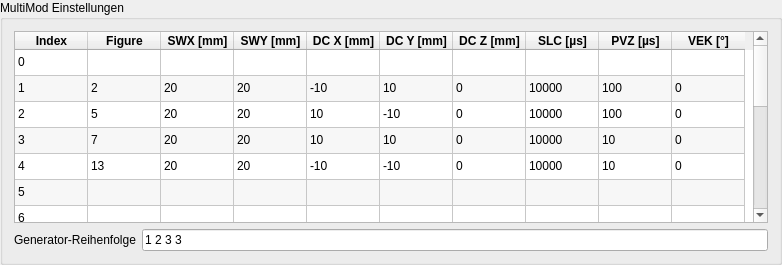
     <widget class="QGroupBox" name="multimode_para">
      <property name="minimumSize">
       <size>
        <width>0</width>
        <height>100</height>
       </size>
      </property>
      <property name="font">
       <font>
        <weight>50</weight>
        <bold>false</bold>
       </font>
      </property>
      <property name="toolTip">
       <string>In diesem Dialog werden die Parameter der Funktionsgeneratoren der MultiMode gesetzt.</string>
      </property>
      <property name="title">
       <string>MultiMod Einstellungen</string>
      </property>
      <property name="flat">
       <bool>false</bool>
      </property>
      <property name="checkable">
       <bool>false</bool>
      </property>
      <layout class="QHBoxLayout" name="horizontalLayout_12">
       <item>
        <layout class="QVBoxLayout" name="verticalLayout">
         <item>
          <widget class="QTableWidget" name="tab_gen">
           <property name="sizePolicy">
            <sizepolicy hsizetype="Expanding" vsizetype="Expanding">
             <horstretch>0</horstretch>
             <verstretch>0</verstretch>
            </sizepolicy>
           </property>
           <property name="minimumSize">
            <size>
             <width>754</width>
             <height>150</height>
            </size>
           </property>
           <property name="maximumSize">
            <size>
             <width>990</width>
             <height>16777215</height>
            </size>
           </property>
           <property name="verticalScrollBarPolicy">
            <enum>Qt::ScrollBarAsNeeded</enum>
           </property>
           <property name="horizontalScrollBarPolicy">
            <enum>Qt::ScrollBarAsNeeded</enum>
           </property>
           <property name="sizeAdjustPolicy">
            <enum>QAbstractScrollArea::AdjustIgnored</enum>
           </property>
           <property name="autoScroll">
            <bool>false</bool>
           </property>
           <property name="alternatingRowColors">
            <bool>true</bool>
           </property>
           <property name="sortingEnabled">
            <bool>true</bool>
           </property>
           <property name="cornerButtonEnabled">
            <bool>false</bool>
           </property>
           <attribute name="horizontalHeaderCascadingSectionResizes">
            <bool>false</bool>
           </attribute>
           <attribute name="horizontalHeaderDefaultSectionSize">
            <number>73</number>
           </attribute>
           <attribute name="horizontalHeaderHighlightSections">
            <bool>true</bool>
           </attribute>
           <attribute name="horizontalHeaderShowSortIndicator" stdset="0">
            <bool>true</bool>
           </attribute>
           <attribute name="horizontalHeaderStretchLastSection">
            <bool>false</bool>
           </attribute>
           <attribute name="verticalHeaderVisible">
            <bool>false</bool>
           </attribute>
           <attribute name="verticalHeaderDefaultSectionSize">
            <number>26</number>
           </attribute>
           <row>
            <property name="text">
             <string>Neue Zeile</string>
            </property>
            <property name="toolTip">
             <string>XY Hauptgenerator (nur für 16 Generator-Betrieb)</string>
            </property>
            <property name="background">
             <color alpha="30">
              <red>181</red>
              <green>18</green>
              <blue>62</blue>
             </color>
            </property>
           </row>
           <row>
            <property name="text">
             <string>Neue Zeile</string>
            </property>
           </row>
           <row>
            <property name="text">
             <string>Neue Zeile</string>
            </property>
           </row>
           <row>
            <property name="text">
             <string>Neue Zeile</string>
            </property>
           </row>
           <row>
            <property name="text">
             <string>Neue Zeile</string>
            </property>
           </row>
           <row>
            <property name="text">
             <string>Neue Zeile</string>
            </property>
           </row>
           <row>
            <property name="text">
             <string>Neue Zeile</string>
            </property>
           </row>
           <row>
            <property name="text">
             <string>Neue Zeile</string>
            </property>
           </row>
           <row>
            <property name="text">
             <string>Neue Zeile</string>
            </property>
           </row>
           <row>
            <property name="text">
             <string>Neue Zeile</string>
            </property>
           </row>
           <row>
            <property name="text">
             <string>Neue Zeile</string>
            </property>
           </row>
           <row>
            <property name="text">
             <string>Neue Zeile</string>
            </property>
           </row>
           <row>
            <property name="text">
             <string>Neue Zeile</string>
            </property>
           </row>
           <row>
            <property name="text">
             <string>Neue Zeile</string>
            </property>
           </row>
           <row>
            <property name="text">
             <string>Neue Zeile</string>
            </property>
           </row>
           <row>
            <property name="text">
             <string>Neue Zeile</string>
            </property>
           </row>
           <column>
            <property name="text">
             <string>Index</string>
            </property>
            <property name="toolTip">
             <string>Nummer der Generatoren</string>
            </property>
            <property name="font">
             <font>
              <weight>75</weight>
              <bold>true</bold>
             </font>
            </property>
            <property name="textAlignment">
             <set>AlignCenter</set>
            </property>
           </column>
           <column>
            <property name="text">
             <string>Figure</string>
            </property>
            <property name="toolTip">
             <string>Ablenkfigur (aus XY Speicherbereich)</string>
            </property>
            <property name="font">
             <font>
              <weight>75</weight>
              <bold>true</bold>
             </font>
            </property>
            <property name="textAlignment">
             <set>AlignCenter</set>
            </property>
           </column>
           <column>
            <property name="text">
             <string>SWX [mm]</string>
            </property>
            <property name="toolTip">
             <string>Figurbreite X</string>
            </property>
            <property name="font">
             <font>
              <weight>75</weight>
              <bold>true</bold>
             </font>
            </property>
           </column>
           <column>
            <property name="text">
             <string>SWY [mm]</string>
            </property>
            <property name="toolTip">
             <string>Figurhöhe Y</string>
            </property>
            <property name="font">
             <font>
              <weight>75</weight>
              <bold>true</bold>
             </font>
            </property>
           </column>
           <column>
            <property name="text">
             <string>DC X [mm]</string>
            </property>
            <property name="toolTip">
             <string>X-Offset</string>
            </property>
            <property name="font">
             <font>
              <weight>75</weight>
              <bold>true</bold>
             </font>
            </property>
           </column>
           <column>
            <property name="text">
             <string>DC Y [mm]</string>
            </property>
            <property name="toolTip">
             <string>Y-Offset</string>
            </property>
            <property name="font">
             <font>
              <weight>75</weight>
              <bold>true</bold>
             </font>
            </property>
           </column>
           <column>
            <property name="text">
             <string>DC Z [mm]</string>
            </property>
            <property name="toolTip">
             <string>Z-Offset (Linse)</string>
            </property>
            <property name="font">
             <font>
              <weight>75</weight>
              <bold>true</bold>
             </font>
            </property>
           </column>
           <column>
            <property name="text">
             <string>SLC [µs]</string>
            </property>
            <property name="toolTip">
             <string>Zeitscheibe (sollte ganzz. Vielfaches der PVZ sein.</string>
            </property>
            <property name="font">
             <font>
              <weight>75</weight>
              <bold>true</bold>
             </font>
            </property>
           </column>
           <column>
            <property name="text">
             <string>PVZ [µs]</string>
            </property>
            <property name="toolTip">
             <string>Punktverzögerung der Figur (Vielfaches von 10 ns)</string>
            </property>
            <property name="font">
             <font>
              <weight>75</weight>
              <bold>true</bold>
             </font>
            </property>
           </column>
           <column>
            <property name="text">
             <string>VEK [°]</string>
            </property>
            <property name="toolTip">
             <string>Figurverktor</string>
            </property>
            <property name="font">
             <font>
              <weight>75</weight>
              <bold>true</bold>
             </font>
            </property>
           </column>
           <item row="0" column="0">
            <property name="text">
             <string>0</string>
            </property>
           </item>
           <item row="0" column="1">
            <property name="text">
             <string/>
            </property>
           </item>
           <item row="0" column="2">
            <property name="text">
             <string/>
            </property>
           </item>
           <item row="0" column="3">
            <property name="text">
             <string/>
            </property>
           </item>
           <item row="0" column="4">
            <property name="text">
             <string/>
            </property>
           </item>
           <item row="1" column="0">
            <property name="text">
             <string>1</string>
            </property>
           </item>
           <item row="1" column="1">
            <property name="text">
             <string>2</string>
            </property>
           </item>
           <item row="1" column="2">
            <property name="text">
             <string>20</string>
            </property>
           </item>
           <item row="1" column="3">
            <property name="text">
             <string>20</string>
            </property>
           </item>
           <item row="1" column="4">
            <property name="text">
             <string>-10</string>
            </property>
           </item>
           <item row="1" column="5">
            <property name="text">
             <string>10</string>
            </property>
           </item>
           <item row="1" column="6">
            <property name="text">
             <string>0</string>
            </property>
           </item>
           <item row="1" column="7">
            <property name="text">
             <string>10000</string>
            </property>
           </item>
           <item row="1" column="8">
            <property name="text">
             <string>100</string>
            </property>
           </item>
           <item row="1" column="9">
            <property name="text">
             <string>0</string>
            </property>
           </item>
           <item row="2" column="0">
            <property name="text">
             <string>2</string>
            </property>
           </item>
           <item row="2" column="1">
            <property name="text">
             <string>5</string>
            </property>
           </item>
           <item row="2" column="2">
            <property name="text">
             <string>20</string>
            </property>
           </item>
           <item row="2" column="3">
            <property name="text">
             <string>20</string>
            </property>
           </item>
           <item row="2" column="4">
            <property name="text">
             <string>10</string>
            </property>
           </item>
           <item row="2" column="5">
            <property name="text">
             <string>-10</string>
            </property>
           </item>
           <item row="2" column="6">
            <property name="text">
             <string>0</string>
            </property>
           </item>
           <item row="2" column="7">
            <property name="text">
             <string>10000</string>
            </property>
           </item>
           <item row="2" column="8">
            <property name="text">
             <string>100</string>
            </property>
           </item>
           <item row="2" column="9">
            <property name="text">
             <string>0</string>
            </property>
           </item>
           <item row="3" column="0">
            <property name="text">
             <string>3</string>
            </property>
           </item>
           <item row="3" column="1">
            <property name="text">
             <string>7</string>
            </property>
           </item>
           <item row="3" column="2">
            <property name="text">
             <string>20</string>
            </property>
           </item>
           <item row="3" column="3">
            <property name="text">
             <string>20</string>
            </property>
           </item>
           <item row="3" column="4">
            <property name="text">
             <string>10</string>
            </property>
           </item>
           <item row="3" column="5">
            <property name="text">
             <string>10</string>
            </property>
           </item>
           <item row="3" column="6">
            <property name="text">
             <string>0</string>
            </property>
           </item>
           <item row="3" column="7">
            <property name="text">
             <string>10000</string>
            </property>
           </item>
           <item row="3" column="8">
            <property name="text">
             <string>10</string>
            </property>
           </item>
           <item row="3" column="9">
            <property name="text">
             <string>0</string>
            </property>
           </item>
           <item row="4" column="0">
            <property name="text">
             <string>4</string>
            </property>
           </item>
           <item row="4" column="1">
            <property name="text">
             <string>13</string>
            </property>
           </item>
           <item row="4" column="2">
            <property name="text">
             <string>20</string>
            </property>
           </item>
           <item row="4" column="3">
            <property name="text">
             <string>20</string>
            </property>
           </item>
           <item row="4" column="4">
            <property name="text">
             <string>-10</string>
            </property>
           </item>
           <item row="4" column="5">
            <property name="text">
             <string>-10</string>
            </property>
           </item>
           <item row="4" column="6">
            <property name="text">
             <string>0</string>
            </property>
           </item>
           <item row="4" column="7">
            <property name="text">
             <string>10000</string>
            </property>
           </item>
           <item row="4" column="8">
            <property name="text">
             <string>10</string>
            </property>
           </item>
           <item row="4" column="9">
            <property name="text">
             <string>0</string>
            </property>
           </item>
           <item row="5" column="0">
            <property name="text">
             <string>5</string>
            </property>
           </item>
           <item row="6" column="0">
            <property name="text">
             <string>6</string>
            </property>
           </item>
           <item row="7" column="0">
            <property name="text">
             <string>7</string>
            </property>
           </item>
           <item row="8" column="0">
            <property name="text">
             <string>8</string>
            </property>
           </item>
           <item row="9" column="0">
            <property name="text">
             <string>9</string>
            </property>
           </item>
           <item row="10" column="0">
            <property name="text">
             <string>10</string>
            </property>
           </item>
           <item row="11" column="0">
            <property name="text">
             <string>11</string>
            </property>
           </item>
           <item row="12" column="0">
            <property name="text">
             <string>12</string>
            </property>
           </item>
           <item row="13" column="0">
            <property name="text">
             <string>13</string>
            </property>
           </item>
           <item row="14" column="0">
            <property name="text">
             <string>14</string>
            </property>
           </item>
           <item row="15" column="0">
            <property name="text">
             <string>15</string>
            </property>
           </item>
          </widget>
         </item>
         <item>
          <layout class="QHBoxLayout" name="horizontalLayout">
           <item>
            <widget class="QLabel" name="label_gen_order">
             <property name="text">
              <string>Generator-Reihenfolge</string>
             </property>
            </widget>
           </item>
           <item>
            <widget class="QLineEdit" name="txt_gen_order">
             <property name="text">
              <string>1 2 3 3 </string>
             </property>
             <property name="placeholderText">
              <string>1 2 3</string>
             </property>
             <property name="clearButtonEnabled">
              <bool>false</bool>
             </property>
            </widget>
           </item>
          </layout>
         </item>
        </layout>
       </item>
      </layout>
     </widget>
